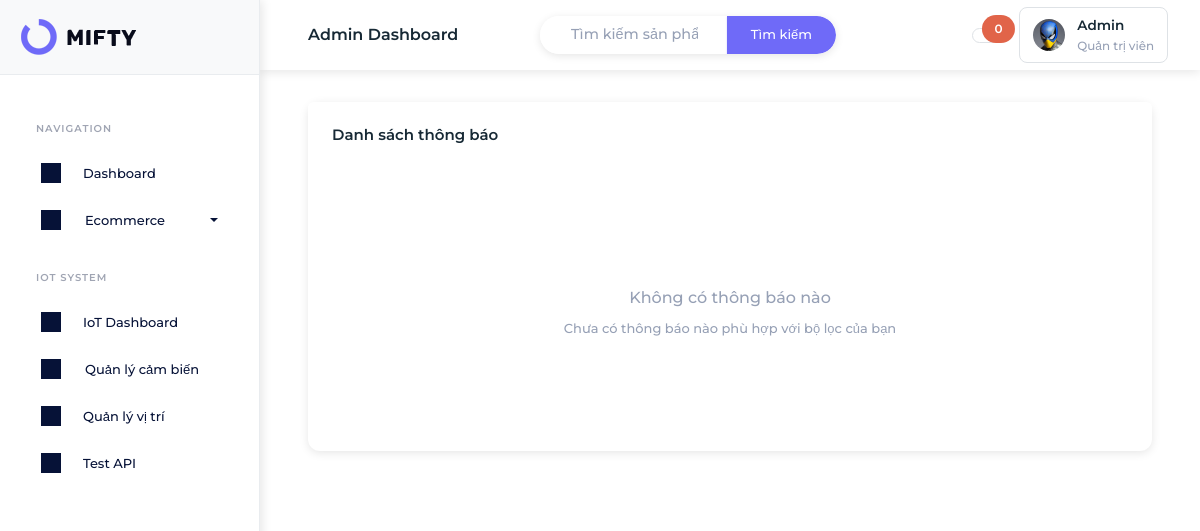
Before: /admin/notifications/index.php?type=product with the older database file.
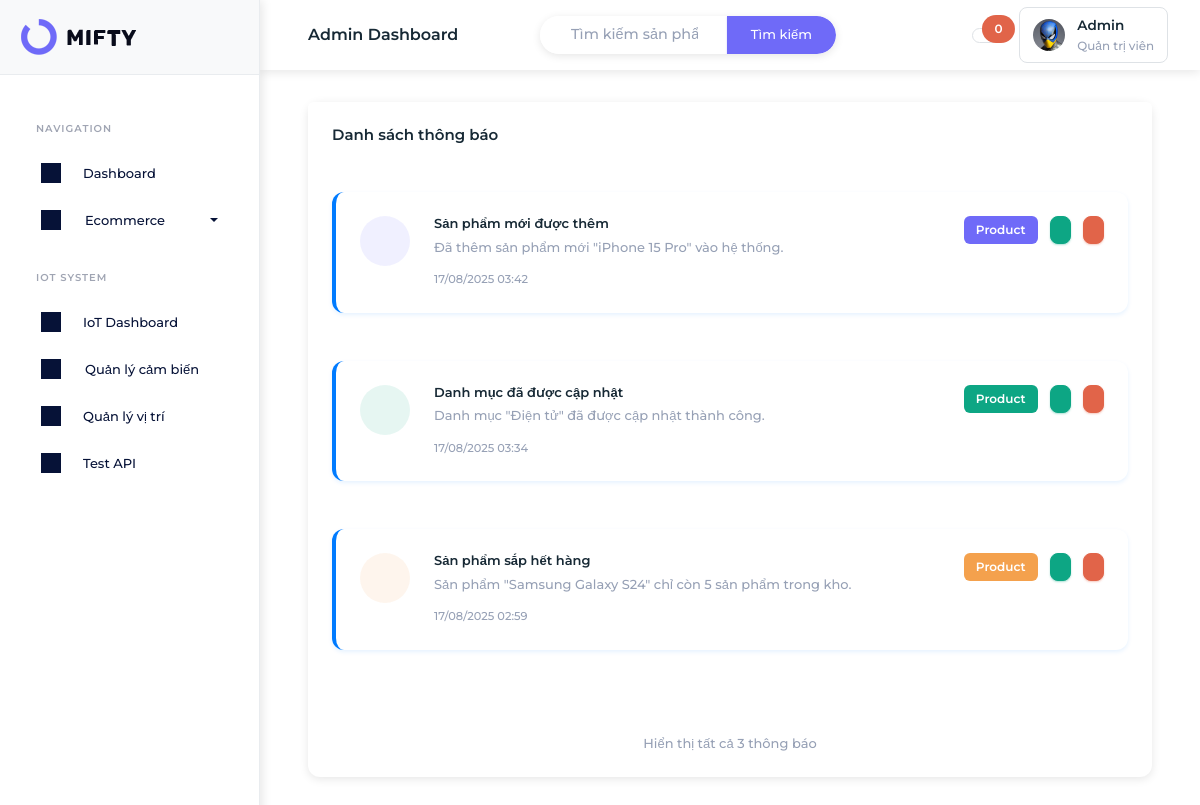
After: the same page with the newer database file.
### tables this page shows
CREATE TABLE IF NOT EXISTS notifications (
    id INT AUTO_INCREMENT PRIMARY KEY,
    title VARCHAR(255) NOT NULL,
    message TEXT NOT NULL,
    type ENUM('product', 'sensor', 'system', 'alert') DEFAULT 'system',
    icon VARCHAR(100) DEFAULT 'iconoir-bell',
    icon_color VARCHAR(50) DEFAULT 'primary',
    is_read BOOLEAN DEFAULT FALSE,
    related_id INT DEFAULT NULL COMMENT 'ID của sản phẩm, cảm biến hoặc entity liên quan',
    related_type VARCHAR(50) DEFAULT NULL COMMENT 'Loại entity liên quan: product, sensor, category',
    created_at TIMESTAMP DEFAULT CURRENT_TIMESTAMP,
    updated_at TIMESTAMP DEFAULT CURRENT_TIMESTAMP ON UPDATE CURRENT_TIMESTAMP
);

### admin/notifications/index.php (the view, shortened to what the rows shown need)
<?php
try {
    $database = new Database();
    $pdo = $database->getConnection();
    $page = isset($_GET['page']) ? (int)$_GET['page'] : 1;
    $limit = 6;
    $offset = ($page - 1) * $limit;
    $type_filter = isset($_GET['type']) ? $_GET['type'] : '';
    $where_conditions = [];
    $params = [];
    if (!empty($type_filter)) {
        $where_conditions[] = "type = ?";
        $params[] = $type_filter;
    }
    $where_clause = !empty($where_conditions) ? "WHERE " . implode(" AND ", $where_conditions) : "";
    $sql = "SELECT * FROM notifications $where_clause ORDER BY created_at DESC LIMIT " . (int)$limit . " OFFSET " . (int)$offset;
    $stmt = $pdo->prepare($sql);
    $stmt->execute($params);
    $notifications = $stmt->fetchAll(PDO::FETCH_ASSOC);
} catch(Exception $e) {
    $error = "Lỗi kết nối database: " . $e->getMessage();
    $notifications = [];
    $stats = ['total' => 0, 'unread' => 0, 'product' => 0, 'sensor' => 0, 'system' => 0, 'alert' => 0];
}
?>
<!DOCTYPE html>
<html lang="vi" dir="ltr" data-startbar="light" data-bs-theme="light">
<head>
    <link href="../../assets/css/bootstrap.min.css" rel="stylesheet" type="text/css" />
    <link href="../../assets/css/icons.min.css" rel="stylesheet" type="text/css" />
    <link href="../../assets/css/app.min.css" rel="stylesheet" type="text/css" />
    <link href="../../assets/css/font-consistency.css" rel="stylesheet" type="text/css" />
    <link href="../partials/layout.css" rel="stylesheet" type="text/css" />
</head>
<body>
    <div class="content-page">
        <div class="content">
            <div class="container-fluid">
                <div class="row">
                    <div class="col-12">
                        <div class="card">
                            <div class="card-body">
                                <?php if (!empty($notifications)): ?>
                                    <div class="row" id="notifications-list">
                                        <?php foreach ($notifications as $notification): ?>
                                            <div class="col-12 mb-3">
                                                <div class="card notification-card <?php echo $notification['is_read'] ? 'read' : 'unread'; ?>"
                                                     data-id="<?php echo $notification['id']; ?>">
                                                    <div class="card-body">
                                                        <div class="d-flex">
                                                            <div class="flex-shrink-0">
                                                                <div class="notification-icon bg-<?php echo $notification['icon_color']; ?>-subtle text-<?php echo $notification['icon_color']; ?>">
                                                                </div>
                                                            </div>
                                                            <div class="flex-grow-1 ms-3">
                                                                <div class="d-flex justify-content-between align-items-start">
                                                                    <div>
                                                                        <h6 class="mb-1 fw-semibold"><?php echo htmlspecialchars($notification['title']); ?></h6>
                                                                        <p class="text-muted mb-2"><?php echo htmlspecialchars($notification['message']); ?></p>
                                                                        <small class="text-muted">
                                                                            <?php echo date('d/m/Y H:i', strtotime($notification['created_at'])); ?>
                                                                        </small>
                                                                    </div>
                                                                    <div class="d-flex gap-2">
                                                                        <span class="badge bg-<?php echo $notification['icon_color']; ?>">
                                                                            <?php echo ucfirst($notification['type']); ?>
                                                                        </span>
                                                                        <?php if (!$notification['is_read']): ?>
                                                                            <button class="btn btn-sm btn-success" onclick="markAsRead(<?php echo $notification['id']; ?>)">
                                                                            </button>
                                                                        <?php endif; ?>
                                                                        <button class="btn btn-sm btn-danger" onclick="deleteNotification(<?php echo $notification['id']; ?>)">
                                                                        </button>
                                                                    </div>
                                                                </div>
                                                            </div>
                                                        </div>
                                                    </div>
                                                </div>
                                            </div>
                                        <?php endforeach; ?>
                                    </div>
                                <?php endif; ?>
                            </div>
                        </div>
                    </div>
                </div>
            </div>
        </div>
    </div>
</body>
</html>

Changed rows visible on the page:
added notifications: title "Sản phẩm mới được thêm", message "Đã thêm sản phẩm mới \"iPhone 15 Pro\" vào hệ thống.", created_at "17/08/2025 03:42", type "Product"
added notifications: title "Danh mục đã được cập nhật", message "Danh mục \"Điện tử\" đã được cập nhật thành công.", created_at "17/08/2025 03:34", type "Product"
added notifications: title "Sản phẩm sắp hết hàng", message "Sản phẩm \"Samsung Galaxy S24\" chỉ còn 5 sản phẩm trong kho.", created_at "17/08/2025 02:59", type "Product"
Other visible differences:
$total_notifications: (not shown) → "3"
text no longer shown: "Không có thông báo nào Chưa có thông báo nào phù hợp với bộ lọc của bạn"
text now shown: "Hiển thị tất cả thông báo"
